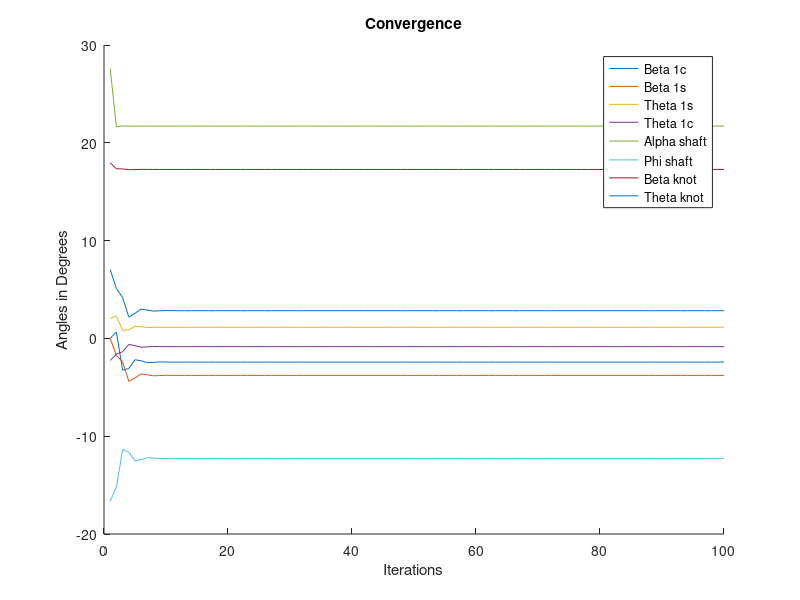
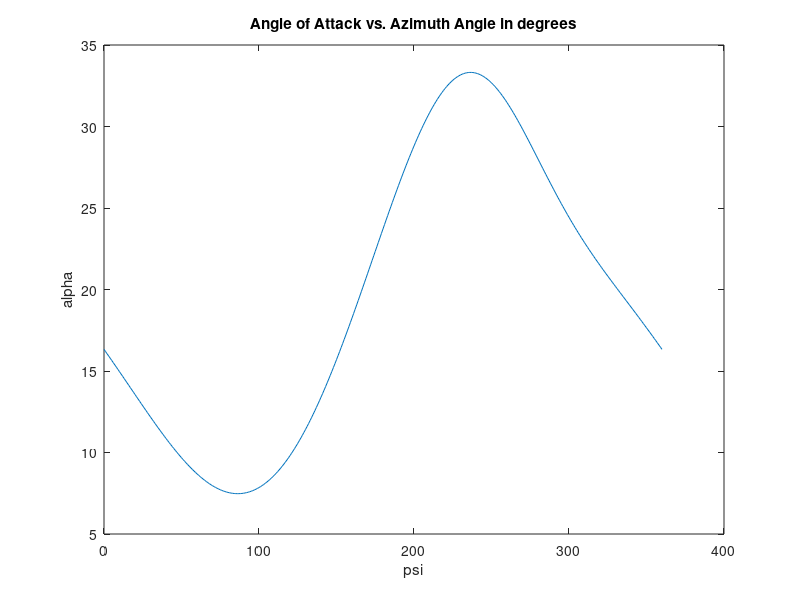
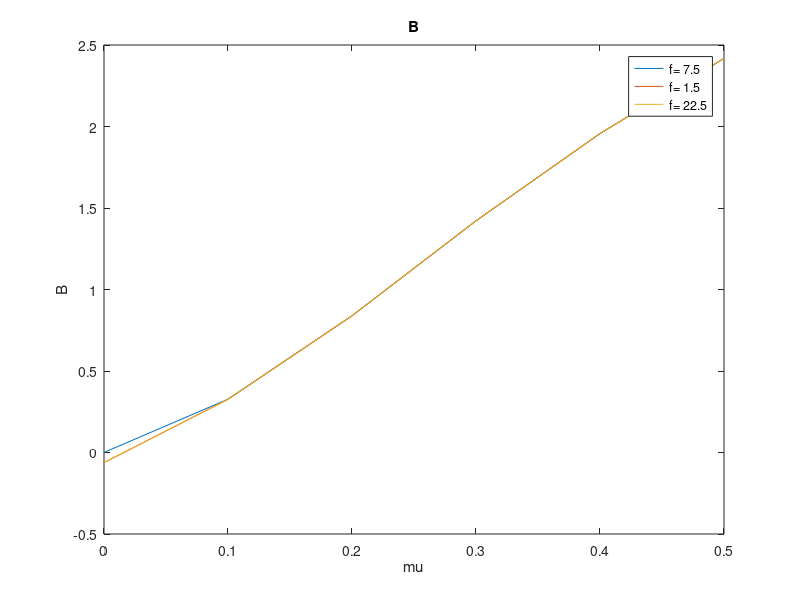
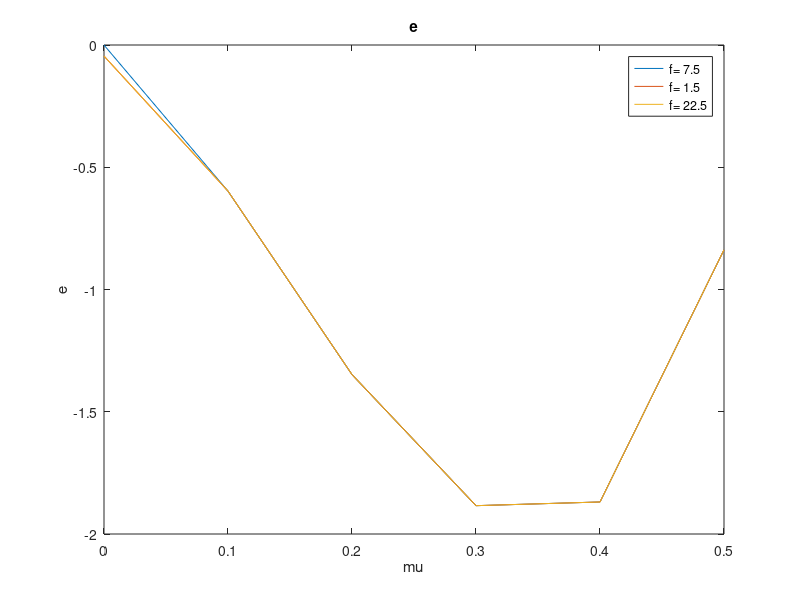

The MATLAB source for these figures, in order:
clc
clear
close all
%% Constants
Nb = 4;
R = 20; %ft
c = 1; %ft
v_tip = 650; %ft/sec
W = 20000; %lbs
h = 5; %ft
a = 5.7; %per
x_cg = 0; %ft
vb = 1.04;
lock = 10;
cd0 = 0.012;
L_tr = 25; %ft ;
f = 15; %ft^2
y_cg = 0;
k = 1.15;
rho_0 = 0.002378;
%% General
h_alt = 0;
rho = rho_0*exp(-0.0297*h_alt/1000);
A = pi*R^2;
omega = v_tip/R;
psi_d = 0:1:360;
psi = 0:pi/180:2*pi;
%% Question 1a
% Hover advance ratio = 0
mu_hover = 0;
T_hover = W;
theta_tw = 0; %page 8
sigma = (Nb*c)/(pi*R);
CW = W/(rho*(pi*R^2)*(v_tip)^2);
CT = CW;
CP_hover = k*(CT^(3/2))/sqrt(2) + (sigma*cd0/8);
YF_W_hover = CP_hover*R/CT/L_tr;
lambda_TPP_hover = k*sqrt(CT/2);
CH_TPP_hover = 0;
CY_TPP_hover = 0;
M_yF_hover = 0;
M_xF_hover = 0;
beta_1c_hover =((-x_cg/h)+(M_yF_hover/(W*h))+(CH_TPP_hover/CT))/(1+(((vb^2)-1)/(lock*(2*h*CT/R/sigma/a))));
beta_1s_hover =((y_cg/h)-(M_xF_hover/(W*h))+(CY_TPP_hover/CT))/(1+(((vb^2)-1)/(lock*(2*h*CT/R/sigma/a))));
alpha_shaft_hover =(((x_cg/h)-(M_yF_hover/(W*h))+(((((vb^2)-1)/(lock*(2*h*CT/R/sigma/a))))*CH_TPP_hover/CT))) /...
    (1+ (((vb^2)-1)/(lock*(2*h*CT/R/sigma/a))) );
phi_shaft_hover = ((((y_cg/h)-(M_xF_hover/(W*h)) -(((((vb^2)-1)/(lock*(2*h*CT/R/sigma/a))))*CY_TPP_hover/CT))) / ...
    (1+(((vb^2)-1)/(lock*(2*h*CT/R/sigma/a))))) - (CP_hover*R/CT/L_tr);
theta_knot_hover = (((6*CT/sigma/a)*(1+((3/2)*(mu_hover^2)))) -((0.75*theta_tw)*(1-(1.5*mu_hover^2)+(1.5*mu_hover^4))) + ...
    (1.5*lambda_TPP_hover*(1-(0.5*mu_hover^2)))) +((4/lock)*mu_hover*((vb^2)-1)*beta_1s_hover) / (1 - (mu_hover^2) +(9/4*mu_hover^4));
theta_1s_hover = -beta_1c_hover +((1/(1+(1.5*mu_hover^2)))*((-8/3*mu_hover*(theta_knot_hover+ (0.75*theta_tw) -(0.75*lambda_TPP_hover)))+...
    ( (8/lock)*((vb^2)-1)*(beta_1s_hover) ) ));
beta_knot_hover = (lock/vb^2)*((theta_knot_hover/8)+(theta_tw/10)-(lambda_TPP_hover/6));
%Beta_p_hover is zero
theta_1c_hover = beta_1s_hover +((1/(1+(0.5*mu_hover^2)))*((4/3*mu_hover*beta_knot_hover) +((8/lock)*((vb^2)-1)*beta_1c_hover)));
%% Question 1b
v_inf= 200; %ft/s
mu_FF = 200/v_tip ; %cos(alpha) = 1 assuming alpha is small
v_climb_FF = 0; % edgewise forward flight gamma is small v_inf*sin(gamma) = 0
lambda_climb_FF = v_climb_FF/v_tip;
lambda_TPP_FF = zeros(1,100);
lambda_TPP_FF(1) = k*sqrt(CT/2);
CP_FF = ((k*CT^2)/(2*mu_FF)) + ((sigma*cd0/8)*(1+(4.6*mu_FF^2))) + ((1/2)*(f/A)*(mu_FF^3))+ (lambda_climb_FF*CT);
YF_W_FF = CP_FF*R/CT/L_tr;
CH_TPP_FF(1) = 0;
CY_TPP_FF(1) = 0;
err = 1;
while err > 0.005
    for n = 1:100
        lambda_TPP_FF(n+1) = CT/(2*sqrt((mu_FF^2)+(lambda_TPP_FF(n))^2)) +((1/2)*(f/A)*(mu_FF^3/CT));
        M_yF_FF = 0;
        M_xF_FF = 0;
        beta_1c_FF(n) = ( (-x_cg/h) + (M_yF_FF/(W*h)) ...
            + (CH_TPP_FF(n)/CT)) / ( 1+((((vb^2)-1)*R*sigma*a)/(lock*2*h*CT)) );
        beta_1s_FF(n) = ((y_cg/h) - (M_xF_FF/(W*h))...
            +(CY_TPP_FF(n)/CT))/(1+(((vb^2)-1)/(lock*(2*h*CT/R/sigma/a))));
        alpha_shaft_FF(n) = ((((x_cg/h) - (M_yF_FF/(W*h)) +((((vb^2)-1)*R*sigma*a)/(lock*2*h*CT))*CH_TPP_FF(n)/CT))) / ...
            (1+((((vb^2)-1)*R*sigma*a)/(lock*2*h*CT))) + ((1/2)*(f/A)*(mu_FF^2)/CT);
        phi_shaft_FF(n) = (((y_cg/h) - (M_xF_FF/(W*h)) -(((((vb^2)-1)*R*sigma*a)/(lock*2*h*CT))*CY_TPP_FF(n)/CT)) / ...
            (1+((((vb^2)-1)*R*sigma*a)/(lock*2*h*CT)))) - (CP_FF*R/CT/L_tr);
        theta_knot_FF(n) = ((6*CT/sigma/a)*(1+(3/2*mu_FF^2)) -((0.75*theta_tw)*(1-(1.5*mu_FF^2)+(1.5*mu_FF^4))) + ...
            ((1.5*lambda_TPP_FF(n))*(1-(0.5*mu_FF^2))) + ((4/lock)*mu_FF*((vb^2)-1)*beta_1s_FF(n)))/ (1 - (mu_FF^2) +(9/4*mu_FF^4));
        theta_1s_FF(n) = -beta_1c_FF(n) +((1/(1+(1.5*mu_FF^2)))*((-8/3*mu_FF*(theta_knot_FF(n)+(0.75*theta_tw) - ...
            (0.75*lambda_TPP_FF(n)))) + ( (8/lock)*((vb^2)-1)*(beta_1s_FF(n)) ) ));
        beta_knot_FF(n) = (lock/vb^2)* ( ((1+(mu_FF^2))*theta_knot_FF(n)/8) +((1+mu_FF^2)*theta_tw/10) + ...
            ((1/6)*mu_FF*(beta_1c_FF(n)+ theta_1s_FF(n))) - (lambda_TPP_FF(n)/6) ) ;
        theta_1c_FF(n) = beta_1s_FF(n) + ( (1/(1+(0.5*mu_FF^2))) * ((4/3*mu_FF*beta_knot_FF(n))+ ((8/lock)*((vb^2)-1)*beta_1c_FF(n))) ) ;
        CH_TPP_FF(n+1) = ((sigma*a/2)*((((1/2)*mu_FF*lambda_TPP_FF(n)*(theta_knot_FF(n)+(0.5*theta_tw)))) - ...
            (((1/6)*beta_knot_FF(n)*theta_1c_FF(n)) + ((1/4)*theta_1s_FF(n)*lambda_TPP_FF(n)) +((1/4)*mu_FF*beta_knot_FF(n)^2)))) + (sigma*cd0*mu_FF/4);
        CY_TPP_FF(n+1) = -(sigma*a/2)* (((3/4)*mu_FF*beta_knot_FF(n)*(theta_knot_FF(n)+((2/3)*theta_tw))) + ...
            ((1/4)*theta_1c_FF(n)*lambda_TPP_FF(n)) +((1/6)*beta_knot_FF(n)*theta_1s_FF(n)*(1+(3*(mu_FF^2)) )) -((3/2)*mu_FF*beta_knot_FF(n)*lambda_TPP_FF(n)) );
        err = abs(lambda_TPP_FF(n+1) - lambda_TPP_FF(n));
    end
end
figure(1)
title("Convergence")
hold on
xlabel("Iterations")
ylabel("Angles in Degrees")
plot(beta_1c_FF*180/pi)
plot(beta_1s_FF*180/pi)
plot(alpha_shaft_FF*180/pi)
plot(phi_shaft_FF*180/pi)
plot(theta_knot_FF*180/pi)
plot(theta_1s_FF*180/pi)
plot(beta_knot_FF*180/pi)
plot(theta_1c_FF*180/pi)
legend("Beta 1c", "Beta 1s", "Theta 1s", "Theta 1c",...
    "Alpha shaft","Phi shaft","Beta knot","Theta knot")
for z = 1:361
    r = 0.8*R;
    theta_FF(z) = theta_knot_FF(50) + (theta_1c_FF(50)*cos(psi(z))) +theta_1s_FF(50)*sin(psi(z));
    beta_FF(z) = beta_knot_FF(50) + beta_1c_FF(10)*cos((psi(z))) +beta_1s_FF(50)*sin((psi(z)));
    beta_FF_dot(z) = - beta_1c_FF(50)*sin((psi(z))) + beta_1s_FF(50)*cos((psi(z)));
    ut_FF(z) = omega*r + (mu_FF*omega*R*sin(psi(z)));
    up_FF(z) = (lambda_TPP_FF(50)*omega*R) + (r*beta_FF_dot(z)) +(beta_FF(z)*mu_FF*omega*R*cos(psi(z)));
    phi_FF(z) = up_FF(z)/ut_FF(z);
    alpha_FF(z) = theta_FF(z) - phi_FF(z);
    alpha_FF_d(z) = alpha_FF(z)*180/pi;
end
figure(2)
plot(psi_d, alpha_FF_d);
title("Angle of Attack vs. Azimuth Angle in degrees")
xlabel("psi")
ylabel("alpha")
%% Question 1c
%HtFF = hover to forward flight
mu_HtFF = 0:0.1:0.5;
f_HtFF = [f*0.5, f, f*1.5];
CH_TPP_HtFF = 0;
CY_TPP_HtFF = 0;
lambda_TPP_HtFF = k*sqrt(CT/2)*ones(100, 1);
for m = 2:6
    lambda_TPP_HtFF(1, m) = k*sqrt(CT/2);
    for n=2:100
        lambda_TPP_HtFF(n, m) = (CT/(2*sqrt((mu_HtFF(m)^2)+(lambda_TPP_HtFF(n-1, m))^2)))+ ((1/2)*(f/A)*(mu_HtFF(m)^3/CT));
    end
end
lambda_TPP_HtFF = lambda_TPP_HtFF(100, :);
lambda_HtFF = lambda_TPP_HtFF;
for m = 1:6
    CP_HtFF = ((k*CT^2)/(2*mu_HtFF(m))) + ((sigma*cd0/8)*(1+(4.6*mu_HtFF(m)^2)))...
        +((1/2)*(f/A)*(mu_HtFF(m)^3)) + (lambda_climb_FF*CT);
end
YF_W_FF = CP_FF*R/CT/L_tr;
plot_data = zeros(3, 6, 8);
for k = 1:3
    for m = 1:6
        for p = 1:6
            M_yF_HtFF = 1;
            M_xF_HtFF = 1; 
                beta_1c_HtFF = (-x_cg/h + M_yF_HtFF / (h * W)...
                    + (CH_TPP_HtFF / CT)) / (1 + ((vb^2 - 1)...
        / lock) / ((h * 2 * CT) / (R * sigma * a)));
            
            beta_1s_HtFF = (y_cg / h - M_xF_HtFF / (h * W)...
                + (CY_TPP_HtFF / CT)) / (1 + ((vb^2 - 1)...
        / lock) / (h * 2 * CT / (R * sigma * a)));
        

    alpha_shaft_HtFF = (x_cg / h - M_yF_HtFF / (h * W) + ((vb^2 - 1) / lock)...
        *(CH_TPP_HtFF / CT) / (h * 2 * CT / (R * sigma * a))) / (1 + ((vb^2 - 1)...
        / lock) / (h * 2 * CT / (omega * sigma * a)))...
        + 0.5 * f_HtFF(k) * mu_HtFF(m)^2 / (A * CT);
    phi_shaft_HtFF = (y_cg / h - M_xF_HtFF / (h * W) - ((vb^2 - 1) / lock)...
        * (CH_TPP_HtFF / CT) / (h * 2 * CT / (sigma * R * a))) / (1 + (vb^2 - 1) * R * sigma * a / (lock * 2 * h * CT)) - YF_W_FF;
    theta_knot_HtFF = ((6 * CT / (sigma * a)) * (1 + 3 * mu_HtFF(m)^2 / 2)...
        + lambda_HtFF(m)* 1.5 * (1 - 0.5 * mu_HtFF(m)^2) + 3 * mu_HtFF(m) * beta_1s_HtFF * (vb^2 - 1) / lock) / (1 - mu_HtFF(m)^2 + 0.25 * 9 * (mu_HtFF(m)^4));
    theta_1s_HtFF = - beta_1c_HtFF + (1 / (1 + 1.5 * mu_HtFF(m)^2)) * (8 * (vb^2 - 1)...
        * beta_1s_HtFF / lock - (8 * mu_HtFF(m) / 3) * (theta_knot_HtFF - 3 * lambda_HtFF(m) * 0.25));
    beta_knot_HtFF = (lock / (vb^2)) * (theta_knot_HtFF * (1 + mu_HtFF(m)^2) / 8 + mu_HtFF(m)* (beta_1c_HtFF + theta_1s_HtFF) / 6 - lambda_HtFF(m) / 6);
    theta_1c_HtFF = beta_1s_HtFF + (1 / (1 + 1.5* mu_HtFF(m)^2))...
        * ((4/3* mu_HtFF(m)* beta_knot_HtFF)...
        + (8/lock) * (vb^2 - 1) * beta_1c_HtFF);

    CH_TPP_HtFF = sigma*a*0.5*(1/2*mu_HtFF(m)* lambda_HtFF(m)*theta_knot_HtFF- ...
        (beta_knot_HtFF*theta_1c_HtFF/6)...
        +0.25*theta_1s_HtFF*lambda_HtFF(m)...
        +0.25*mu_HtFF(m)*beta_knot_HtFF^2) ...
        + sigma*cd0*mu_HtFF(m)/ 4;
    CY_TPP_HtFF = - sigma * a * 0.5 * (3 * mu_HtFF(m)* beta_knot_HtFF * theta_knot_HtFF / 4 + 0.25 * theta_1c_HtFF * lambda_HtFF(m)...
        + beta_knot_HtFF * theta_1s_HtFF * (1 + 3 * mu_HtFF(m)^2) / 6 - 3 * mu_HtFF(m)* beta_knot_HtFF * lambda_HtFF(m) / 2);
        end
        plot_data(k, m, 1) = beta_1c_HtFF;
        plot_data(k, m, 2) = beta_1s_HtFF;
        plot_data(k, m, 3) = theta_1c_HtFF;
        plot_data(k, m, 4) = theta_1s_HtFF;
        plot_data(k, m, 5) = alpha_shaft_HtFF;
        plot_data(k, m, 6) = phi_shaft_HtFF;
        plot_data(k, m, 7) = beta_knot_HtFF;
        plot_data(k, m, 8) = theta_knot_HtFF;
    end
end
titles = ["Beta 1c vs. mu", "Beta 1s vs. mu", "Theta 1s vs. mu", "Theta 1c vs. mu",...
    "Alpha shaft vs. mu","Phi shaft vs. mu","Beta knot vs. mu","Theta knot vs. mu"];
y_labels = ["Beta 1c", "Beta 1s", "Theta 1s", "Theta 1c","Alpha shaft","Phi shaft","Beta knot","Theta knot"];
for n = 1:8
    figure(n+2)
    clf
    plot(mu_HtFF, plot_data(:,:,n)*180/pi)
    title((titles(n)))
    ylabel(y_labels(n))
    xlabel("mu")
    legend("f= 7.5", "f= 1.5", "f= 22.5")
end